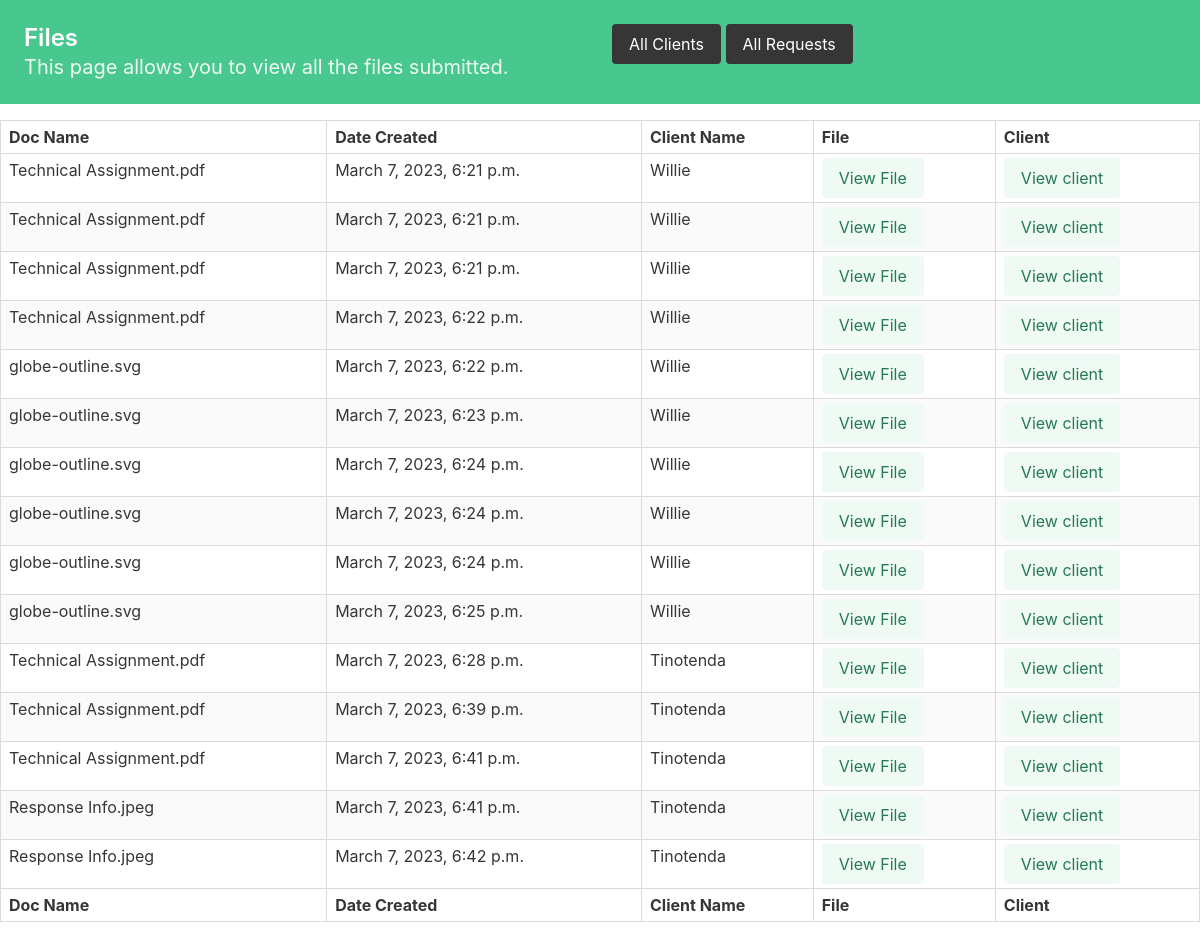
/documents, run on an earlier commit of the app's database.
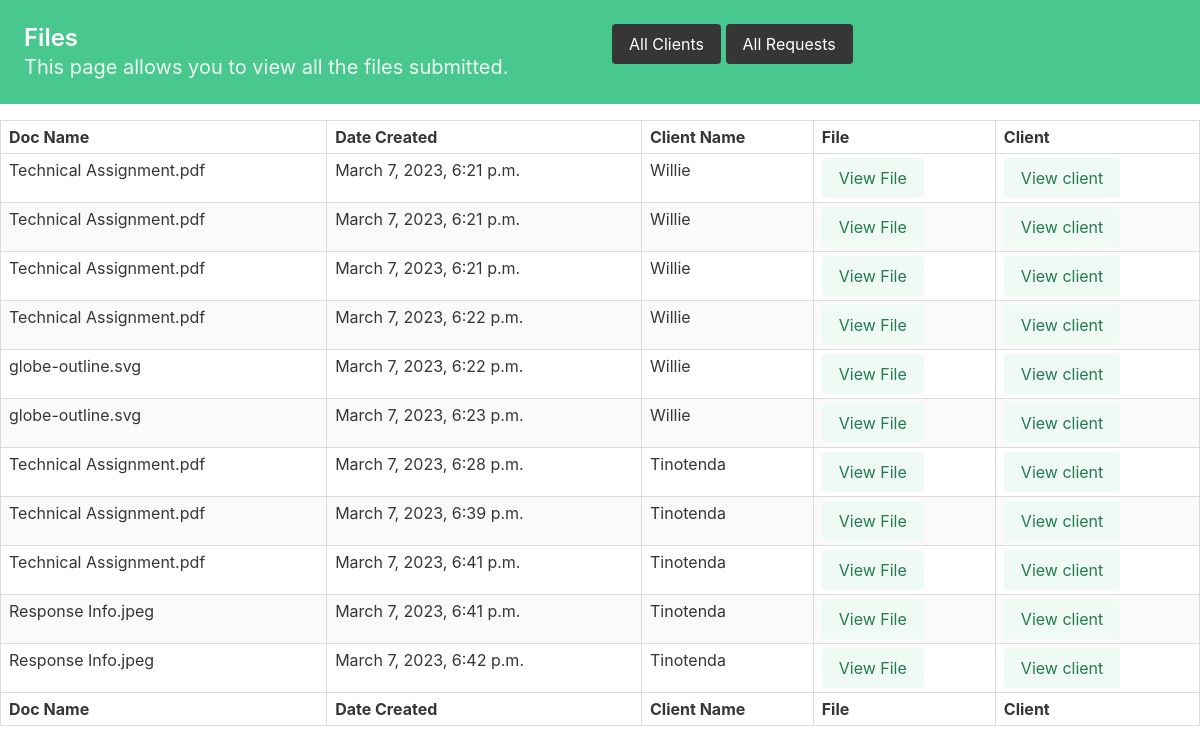
And on a later commit of the database.
### managers/models.py (models this page shows, shortened)
class Document(models.Model):
    name = models.CharField(max_length=50, blank=False, null=False)
    date = models.DateTimeField(auto_created=True, blank=False)
    document = models.FileField(
        upload_to='./managers/files', blank=False, null=False)
    request = models.ForeignKey(
        Request, on_delete=models.CASCADE, default=1, related_name='documents')
    client = models.ForeignKey(
        Client, on_delete=models.CASCADE, related_name='documents')

class Client(models.Model):
    name = models.CharField(max_length=50, blank=False, null=False)
    surname = models.CharField(max_length=50, blank=False, null=False)
    email = models.EmailField(
        max_length=50, blank=True, null=True, unique=True)

### managers/views.py (the view)
# urls.py: path('documents', documents, name="documents"),
def documents(request):
    documents = Document.objects.all()
    return render(request, 'documents.html', {"documents": documents})

### templates/documents/documents.html (shortened to what this page needs)
<!DOCTYPE html>
<html lang="en">
  <head>
    <link rel="stylesheet" href="https://cdn.jsdelivr.net/npm/bulma@0.9.3/css/bulma.min.css" />
  </head>
  <body>
    <section class="hero is-small is-success mb-4">
      <div class="hero-body columns">
        <div class="column iis-three-quarters is-vcentered">
          <h1 class="title is-4">Files</h1>
          <p class="subtitle is-5">This page allows you to view all the files submitted.</p>
        </div>
        <div class="column is-vcentered is-right">
          <button class="button small is-dark" ><a href="{% url 'clients' %}">All Clients</a></button>
          <button class="button small is-dark"><a href="{% url 'requests' %}">All Requests</a></button>
        </div>
      </div>
    </section>
    <div class="block">
    <table class="table is-bordered is-striped is-narrow is-hoverable is-fullwidth">
      <thead>
        <tr>
          <th>Doc Name</th>
          <th>Date Created</th>
          <th>Client Name</th>
          <th>File</th>
          <th>Client</th>
        </tr>
      </thead>
      <tfoot>
        <tr>
          <th>Doc Name</th>
          <th>Date Created</th>
          <th>Client Name</th>
          <th>File</th>
          <th>Client</th>
        </tr>
      </tfoot>
      <tbody>
        {% for document in documents%}
        <tr>
          <td>{{document.name}}</td>
          <td>{{document.date}}</td>
          <td>{{document.client.name}}</td>
          <td>
            <form action="{% url 'show_file' %}" target="_blank" method="POST">
              <button class="button is-success is-light small" type="submit" name="name" value={{document.document}}>View File</button>
            </form>
          </td>
          <td>           <form action="{% url 'client_view' %}" method="POST">
            <button class="button is-success is-light small" name="client_id" value="{{document.client.id}}">View client</button>
          </form></td>
        </tr>
        {% endfor%}
      </tbody>
    </table>
  </body>
</html>

What changed in the data, as far as the page shows it:
removed Document: name "globe-outline.svg", date "March 7, 2023, 6:24 p.m.", client.name "Willie"
removed Document: name "globe-outline.svg", date "March 7, 2023, 6:24 p.m.", client.name "Willie"
removed Document: name "globe-outline.svg", date "March 7, 2023, 6:24 p.m.", client.name "Willie"
removed Document: name "globe-outline.svg", date "March 7, 2023, 6:25 p.m.", client.name "Willie"
